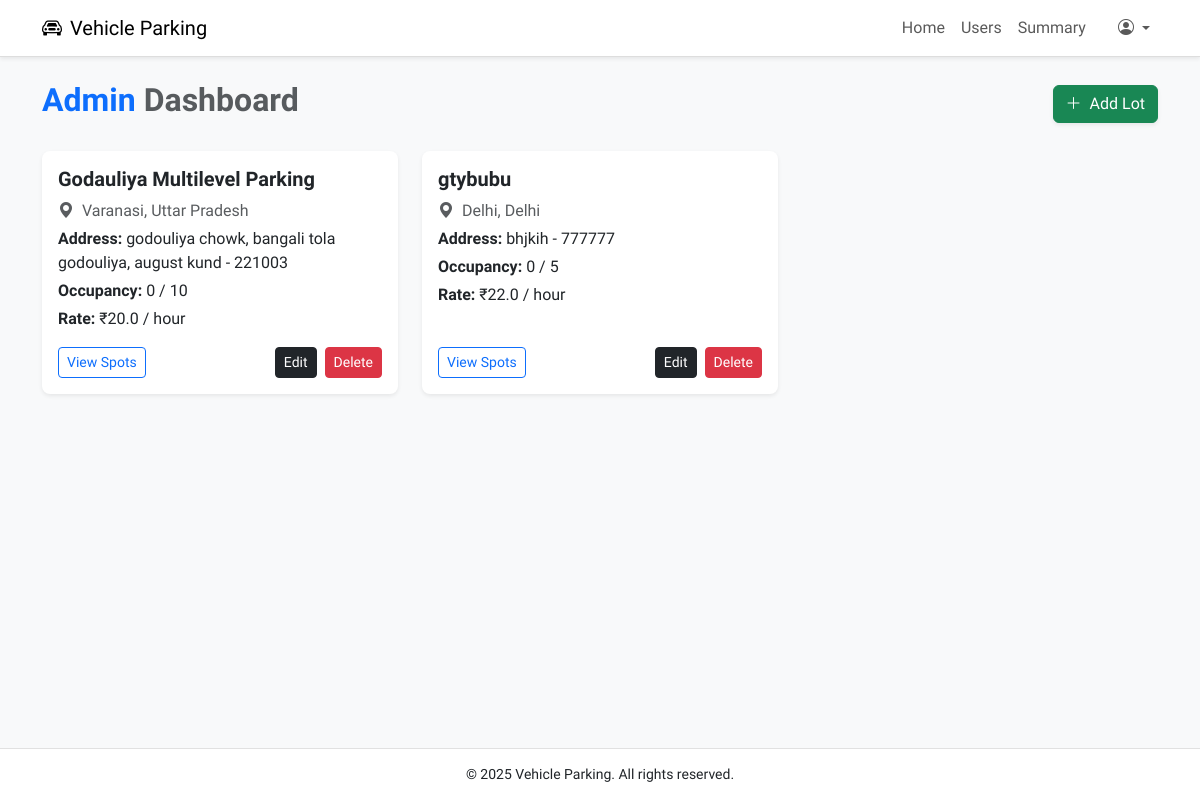
The app's page /admin/dashboard (signed in) with its own data.
### models.py (models this page shows, shortened)
class ParkingLot(db.Model):
    __tablename__ = 'parking_lot'
    id = db.Column(db.Integer, primary_key=True)
    city_id = db.Column(db.Integer, db.ForeignKey('city.id'), nullable=False)
    prime_location_name = db.Column(db.String(100), nullable=False)
    address = db.Column(db.String(200))
    pin_code = db.Column(db.String(10))
    price_per_hour = db.Column(db.Float, nullable=False)
    max_spots = db.Column(db.Integer, nullable=False)
    created_at = db.Column(db.DateTime, default=datetime.utcnow)
    spots = db.relationship('ParkingSpot', backref='lot', cascade='all, delete-orphan', lazy=True)
    def occupied_count(self):
        return sum(1 for spot in self.spots if spot.is_occupied)

class City(db.Model):
    __tablename__ = 'city'
    id = db.Column(db.Integer, primary_key=True)
    name = db.Column(db.String(100), nullable=False)
    state = db.Column(db.String(100), nullable=False)
    lots = db.relationship('ParkingLot', backref='city', cascade='all, delete-orphan', lazy=True)

class ParkingSpot(db.Model):
    __tablename__ = 'parking_spot'
    id = db.Column(db.Integer, primary_key=True)
    lot_id = db.Column(db.Integer, db.ForeignKey('parking_lot.id', ondelete='CASCADE'), nullable=False)
    status = db.Column(db.String(1), default='A')  # A = Available, O = Occupied
    created_at = db.Column(db.DateTime, default=datetime.utcnow)
    reservation = db.relationship('Reservation', backref='spot', uselist=False)
    @property
    def is_occupied(self):
        return self.status == 'O'

### controllers/admin.py (the view)
@admin_bp.route('/dashboard')
@login_required
@admin_required
def dashboard():
    parking_lots = ParkingLot.query.all()
    return render_template('admin/dashboard.html', lots=parking_lots)

### app.py (called while the page is built)
@login_manager.user_loader
def load_user(user_id):
    user_type = session.get('user_type')
    if user_type == 'user':
        return User.query.get(int(user_id))
    elif user_type == 'admin':
        return Admin.query.get(int(user_id))
    return None

### templates/admin/dashboard.html (shortened to what this page needs)
{% extends 'base.html' %}
{% block content %}
<div class="container py-4">
    <div class="d-flex justify-content-between align-items-center mb-4">
        <h2 class="fw-bold text-primary">Admin <span class="text-muted">Dashboard</span></h2>
        <a href="{{ url_for('admin.create_lot') }}" class="btn btn-success shadow-sm">
            <i class="bi bi-plus-lg me-1"></i> Add Lot
        </a>
    </div>
    {% if lots %}
    <div class="row g-4">
        {% for lot in lots %}
        <div class="col-md-6 col-lg-4">
            <div class="card h-100 square-card shadow-sm border-0">
                <div class="card-body d-flex flex-column">
                    <h5 class="card-title fw-bold text-dark">{{ lot.prime_location_name }}</h5>
                    <p class="mb-1 text-muted">
                        <i class="bi bi-geo-alt-fill me-1"></i> {{ lot.city.name }}, {{ lot.city.state }}
                    </p>
                    <p class="mb-1">
                        <strong>Address:</strong> {{ lot.address }} - {{ lot.pin_code }}
                    </p>
                    <p class="mb-1">
                        <strong>Occupancy:</strong> {{ lot.occupied_count() }} / {{ lot.max_spots }}
                    </p>
                    <p class="mb-3">
                        <strong>Rate:</strong> ₹{{ lot.price_per_hour }} / hour
                    </p>
                    <div class="mt-auto d-flex justify-content-between">
                        <a href="{{ url_for('admin.view_lot', lot_id=lot.id) }}" class="btn btn-outline-primary btn-sm">
                            View Spots
                        </a>
                        <div class="d-flex">
                            <a href="{{ url_for('admin.edit_lot', lot_id=lot.id) }}" class="btn btn-dark btn-sm me-2">
                                Edit
                            </a>
                            <form action="{{ url_for('admin.delete_lot', lot_id=lot.id) }}" method="POST" onsubmit="return confirm('Are you sure you want to delete this lot?');">
                                <button type="submit" class="btn btn-danger btn-sm">
                                    Delete
                                </button>
                            </form>
                        </div>
                    </div>
                </div>
            </div>
        </div>
        {% endfor %}
    </div>
    {% else %}
    <div class="alert alert-info mt-4">No parking lots found. Start by adding one.</div>
    {% endif %}
</div>
{% endblock %}

### templates/base.html (style rules this page uses)
body { font-family: 'Afacad',sans-serif; background-color: #f8f9fa; display: flex; flex-direction: column; min-height: 100vh; font-size: 16px; }
.square-card { border-radius: 0.5rem; background-color: #ffffff; transition: transform 0.3s; }

### records on screen
ParkingLot: prime_location_name "Godauliya Multilevel Parking", city.name "Varanasi", city.state "Uttar Pradesh", address "godouliya chowk, bangali tola godouliya, august kund", pin_code "221003", occupied_count "0", max_spots "10", price_per_hour "20.0"
ParkingLot: prime_location_name "gtybubu", city.name "Delhi", city.state "Delhi", address "bhjkih", pin_code "777777", occupied_count "0", max_spots "5", price_per_hour "22.0"
